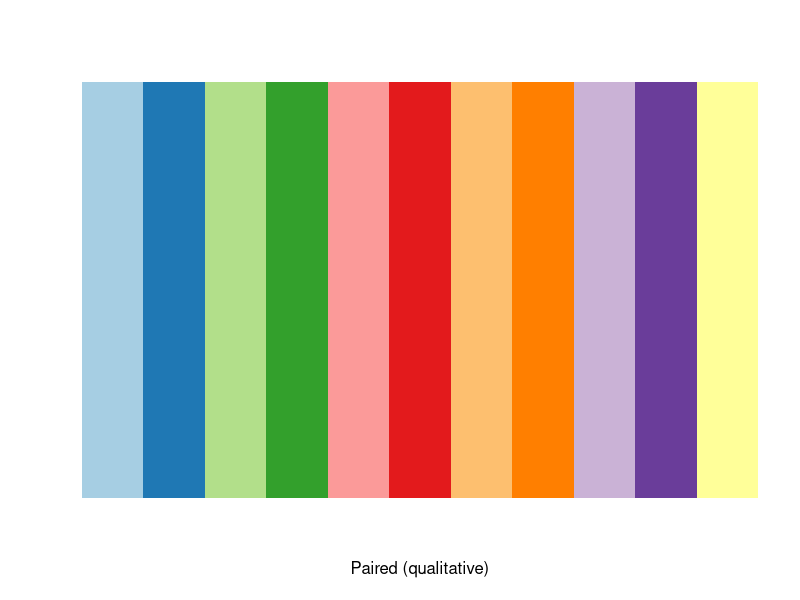
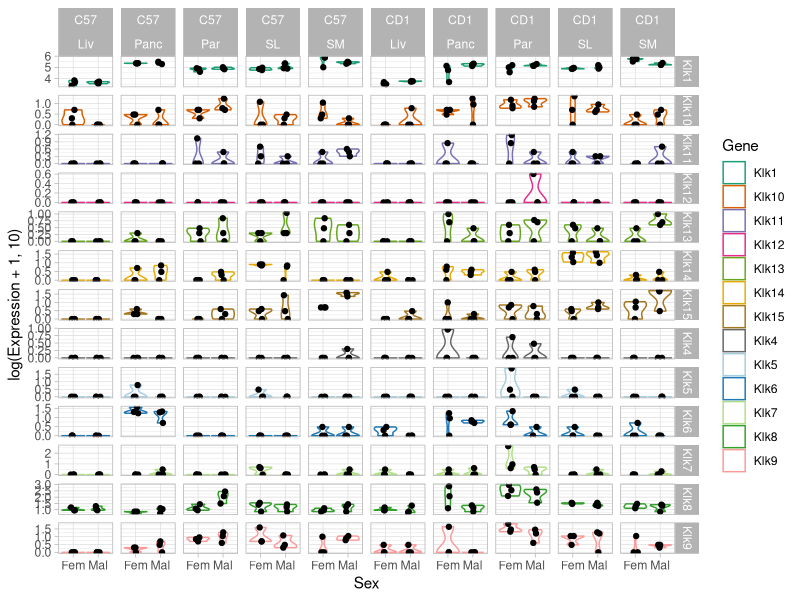

The R source for these figures, in order:
setwd("~/Documents/Salivary glands/Mouse salivary glands/violin_plots")

#Rcode for violin plots

library(RColorBrewer)
library(ggplot2)
genes <- read.csv("klkfam.csv")
head(genes)

mycolors = c(brewer.pal(name="Dark2", n = 8), brewer.pal(name="Paired", n = 6))

display.brewer.pal(11, "Paired")
brewer.pal(11, "Paired")

#tiff('test.tiff', units="in", width=5, height=4, res=300, compression = 'lzw')
p=ggplot(genes, aes(x=Sex, y=log(Expression+1,10)))
p+geom_violin(aes(col=Gene), alpha=0.3)+
  facet_grid(Gene~Strain+Glands,scales="free") +
  scale_color_manual(values = mycolors) +
  geom_jitter(width=0.1)+
  theme_light()
#dev.off()
